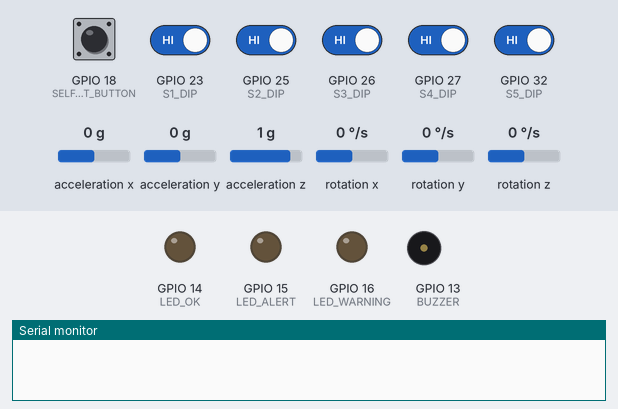
Recording of a sketch running on a simulated ESP32. Shown: output pins drawn as LEDs (lit = HIGH), buzzer (waves = sounding), the last lines printed to the serial monitor. The inputs (shaded band) are chosen by the test bench; at power-on: GPIO 18 (SELF_TEST_BUTTON), GPIO 23 (S1_DIP), GPIO 25 (S2_DIP), GPIO 26 (S3_DIP), GPIO 27 (S4_DIP), GPIO 32 (S5_DIP) HIGH, acceleration x 0 g, acceleration y 0 g, rotation x 0 °/s, acceleration z 1 g, rotation y 0 °/s, rotation z 0 °/s. WiFi joins after 1.5 s; servers stay silent unless stated; no MQTT or app messages arrive unless stated.

Above: at 0.1 s.
At 1.7 s:
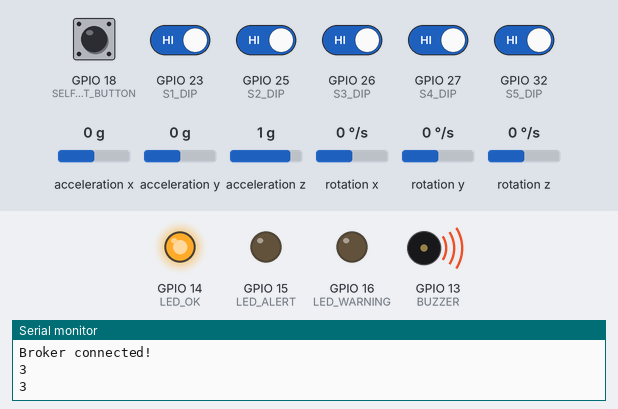
At 2.8 s:
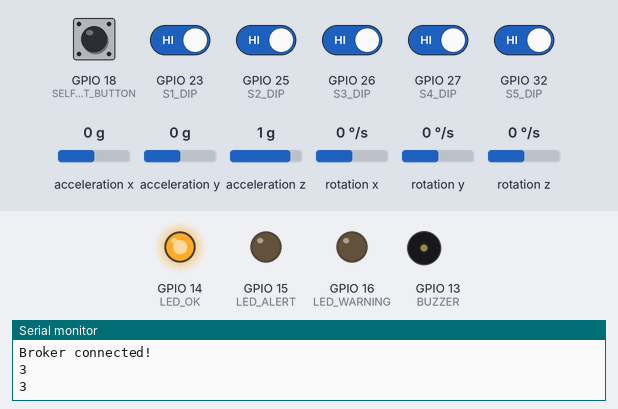
2.9 s: GPIO 25 (S2_DIP) driven LOW
4.8 s: acceleration x set to -1.4 g
8.5 s: GPIO 27 (S4_DIP) driven LOW
12.2 s: GPIO 26 (S3_DIP) driven LOW
15.9 s: acceleration y set to -1.4 g
19.6 s: rotation x set to 14 °/s
Timing chart, 0 to 22.6 s (numbered marks = the images above; inputs shaded):
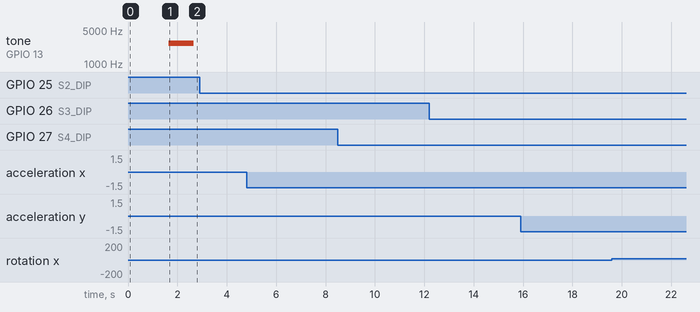

The sketch:

0_Main.ino
```cpp
#include "PubSubClient.h"
#include "EasyBuzzer.h"
#include "DHT.h"
#include "Wire.h"
#include "Adafruit_BMP085.h"
#include "I2Cdev.h"
#include "MPU6050.h"
#include "WiFi.h"
#include "AsyncTCP.h"
#include "ESPAsyncWebServer.h"
#include "AsyncElegantOTA.h"


#define BUZZER 13
#define LED_OK 14
#define LED_ALERT 15
#define LED_WARNING 16
#define HUMIDITY_SENSOR 17
#define SELF_TEST_BUTTON 18
#define S1_DIP 23
#define S2_DIP 25
#define S3_DIP 26
#define S4_DIP 27
#define S5_DIP 32


#define DHTTYPE DHT11

bool Initialize = false;

Adafruit_BMP085 bmp;

MPU6050 accelgyro(0x68);

unsigned long lastMillisWiFi = 0;
unsigned long lastMillisMQTT = 0;

unsigned long lastMillisBuzzer = 0;

unsigned long lastMillisBMP180Sensor = 0;

unsigned long lastMillisMPU6050Sensor = 0;

unsigned long lastMillisHumidity = 0;

unsigned long lastMillisSelfTestButton = 0;

unsigned long lastMillisOkLed = 0;
unsigned long lastMillisAlertLed = 0;
unsigned long lastMillisWarningLed = 0;
```

1_Variables.ino
```cpp
#define MPU6050_ACCEL_FS_2          0x00
#define MPU6050_ACCEL_FS_4          0x01
#define MPU6050_ACCEL_FS_8          0x02
#define MPU6050_ACCEL_FS_16         0x03

#define MPU6050_GYRO_FS_250         0x00
#define MPU6050_GYRO_FS_500         0x01
#define MPU6050_GYRO_FS_1000        0x02
#define MPU6050_GYRO_FS_2000        0x03

float DHT11_Temperature, DHT11_Humidity, DHT11_Heat_Index;
float BMP180_Temperature, BMP180_Pressure, BMP180_Altitude;

int16_t ax, ay, az;
int16_t gx, gy, gz;


//WiFi
const char *ssid = "";
const char *password = "";


// MQTT Broker
const char *mqtt_broker = "broker.emqx.io";
const char *mqtt_username = "emqx";
const char *mqtt_password = "public";
const int   mqtt_port = 1883;


byte willQoS = 0;
const char* willTopic = "JHogcfcSZjkAhnp/Main/SYS/Status";
const char* willMessage = "Disconnected";
boolean willRetain = false;

const char *MainTopicID = "JHogcfcSZjkAhnp";

const char *System_Info_Topic =   "JHogcfcSZjkAhnp/Main/SYS/Info";
const char *System_Status_Topic = "JHogcfcSZjkAhnp/Main/SYS/Status";
const char *System_Error_Topic =  "JHogcfcSZjkAhnp/Main/SYS/Error";

const char *Humidity_Sensor_Humidity_Topic =    "JHogcfcSZjkAhnp/Main/Sensors/Humidity/Humidity";
const char *Humidity_Sensor_Temperature_Topic = "JHogcfcSZjkAhnp/Main/Sensors/Humidity/Temperature";
const char *Humidity_Sensor_HeatIndex_Topic =   "JHogcfcSZjkAhnp/Main/Sensors/Humidity/HeatIndex";


const char *BMP180_Sensor_Temperature_Topic = "JHogcfcSZjkAhnp/Main/Sensors/BMP180/Temperature";
const char *BMP180_Sensor_Pressure_Topic =    "JHogcfcSZjkAhnp/Main/Sensors/BMP180/Pressure";
const char *BMP180_Sensor_Altitude_Topic =    "JHogcfcSZjkAhnp/Main/Sensors/BMP180/Altitude";

String MAC;
String IP;

bool MQTT_Connection_Error = false;


float Temperature_Offset = 0;
float Humidity_Offset = 0;
bool HighTemperature = false;

bool Alarm = false;

AsyncWebServer server(80);

WiFiClient espClient;

PubSubClient client(espClient);

DHT dht(HUMIDITY_SENSOR, DHTTYPE);

void initWiFi() {
  WiFi.mode(WIFI_STA);
  WiFi.begin(ssid, password);

  while (WiFi.status() != WL_CONNECTED) {
    delay(500);
    Serial.println("Connecting to WiFi...");
  }

  WiFi.setAutoReconnect(true);
  WiFi.persistent(true);

  MAC = WiFi.macAddress();
  IP = WiFi.localIP().toString();

  delay(100);
  Serial.println("Connected to the WiFi Network!");

  Serial.print("RSSI: ");
  Serial.println(WiFi.RSSI());
}

void initMQTT() {
  client.setServer(mqtt_broker, mqtt_port);

  client.setCallback(callback);

  while (!client.connected()) {
    String client_id = "ESP32-MMS-Client-";

    client_id += String(WiFi.macAddress());

    if (client.connect(client_id.c_str(), mqtt_username, mqtt_password, willTopic, willQoS, willRetain, willMessage)) {
      Serial.println("Broker connected!");

      MQTT_Connection_Error = false;

      Initialize = true;

      digitalWrite(LED_OK, HIGH);

      digitalWrite(LED_WARNING, LOW);

      tone(BUZZER, 2700, 1000);

      client.subscribe(System_Info_Topic);
      client.subscribe(System_Status_Topic);
      client.subscribe(System_Error_Topic);

      client.subscribe(BMP180_Sensor_Pressure_Topic);
      client.subscribe(BMP180_Sensor_Temperature_Topic);
      client.subscribe(BMP180_Sensor_Altitude_Topic);

      client.subscribe(Humidity_Sensor_Humidity_Topic);
      client.subscribe(Humidity_Sensor_Temperature_Topic);
      client.subscribe(Humidity_Sensor_HeatIndex_Topic);

    }

    else {
      Serial.print("Failed with state ");
      Serial.print(client.state());

      digitalWrite(LED_WARNING, HIGH);

      MQTT_Connection_Error = true;

      return;
    }
  }

  systemInfo();
  systemStatus();
}
```

2_Setup.ino
```cpp
void setup() {
  pinMode(BUZZER, OUTPUT);
  pinMode(LED_OK, OUTPUT);
  pinMode(LED_ALERT, OUTPUT);
  pinMode(LED_WARNING, OUTPUT);
  pinMode(HUMIDITY_SENSOR, INPUT);
  pinMode(SELF_TEST_BUTTON, INPUT_PULLUP);
  pinMode(S1_DIP, INPUT_PULLUP);
  pinMode(S2_DIP, INPUT_PULLUP);
  pinMode(S3_DIP, INPUT_PULLUP);
  pinMode(S4_DIP, INPUT_PULLUP);
  pinMode(S5_DIP, INPUT_PULLUP);

  if (!digitalRead(SELF_TEST_BUTTON) == HIGH) {
    digitalWrite(LED_OK, HIGH);
    digitalWrite(LED_ALERT, HIGH);
    digitalWrite(LED_WARNING, HIGH);
  }

  else if (!digitalRead(SELF_TEST_BUTTON) == LOW) {
    digitalWrite(LED_OK, LOW);
    digitalWrite(LED_ALERT, LOW);
    digitalWrite(LED_WARNING, LOW);
  }

  Serial.begin(9600);

  Wire.begin();

  EasyBuzzer.setPin(BUZZER);

  dht.begin();

  bmp.begin();

  initWiFi();
  initMQTT();

  server.on("/", HTTP_GET, [](AsyncWebServerRequest * request) {
    request->send(200, "text/plain", "ESP32 MMS");
  });

  AsyncElegantOTA.begin(&server);
  server.begin();

  accelgyro.initialize();

  accelgyro.CalibrateAccel(15);
  accelgyro.CalibrateGyro(15);

  accelgyro.setFullScaleAccelRange(MPU6050_ACCEL_FS_16);
  accelgyro.setFullScaleGyroRange(MPU6050_GYRO_FS_2000);

  Serial.println(accelgyro.getFullScaleAccelRange());
  Serial.println(accelgyro.getFullScaleGyroRange());

  accelgyro.PrintActiveOffsets();
}
```

3_Callback.ino
```cpp
void callback(char *topic, byte *payload, unsigned int length) {

  String message;
  for (int i = 0; i < length; i++) {
    message = message + (char) payload[i];
  }
}
```

4_Functions.ino
```cpp
void systemInfo() {
  String Device = "ESP32: " + WiFi.macAddress();
  client.publish(System_Info_Topic, Device.c_str());
}


void systemStatus() {
  String Status = "Connected";
  client.publish(System_Status_Topic, Status.c_str());
  client.publish(System_Error_Topic, "No Error");
}


void systemError(String _error) {
  client.publish(System_Error_Topic, _error.c_str());
  digitalWrite(LED_WARNING, HIGH);
}

void WifiStatus(){
  if (millis() - lastMillisWiFi >= 30000) {
    switch (WiFi.status()) {
      case WL_NO_SSID_AVAIL:
        Serial.println("Configured SSID cannot be reached");
        digitalWrite(LED_WARNING, HIGH);
        break;
      case WL_CONNECT_FAILED:
        Serial.println("Connection failed");
        digitalWrite(LED_WARNING, HIGH);
        break;
    }
    lastMillisWiFi = millis();
  }
}

void MQTTStatus(){
    if (millis() - lastMillisMQTT >= 30000) {
    switch (client.connected()) {
      case 0:
        initMQTT();
        break;
    }
    lastMillisMQTT = millis();
  }
}


void dhtValue() {
  if (millis() - lastMillisHumidity >= 5000) {
    lastMillisHumidity = millis();

    if (!digitalRead(S1_DIP) == 1) {

      float h = dht.readHumidity();

      float t = dht.readTemperature() - Temperature_Offset;

      if (isnan(h) || isnan(t)) {
        systemError("DHT11 Error");
        digitalWrite(LED_ALERT, HIGH);
        return;
      }

      float hic = dht.computeHeatIndex(t, h, false);

      DHT11_Temperature = t;
      DHT11_Humidity = h;
      DHT11_Heat_Index = hic;

      client.publish(Humidity_Sensor_Humidity_Topic, String(h).c_str());
      client.publish(Humidity_Sensor_Temperature_Topic, String(t).c_str());
      client.publish(Humidity_Sensor_HeatIndex_Topic, String(hic).c_str());
    }
  }
}


void BMP180Vaue() {

  if (millis() - lastMillisBMP180Sensor >= 1000) {
    lastMillisBMP180Sensor = millis();

    if (!digitalRead(S1_DIP) == 1) {

      float T = bmp.readTemperature();

      float P = bmp.readPressure();

      float A = bmp.readAltitude(101500);

      BMP180_Temperature = T;
      BMP180_Pressure = P;
      BMP180_Altitude = A;

      client.publish(BMP180_Sensor_Temperature_Topic, String(T).c_str());
      client.publish(BMP180_Sensor_Pressure_Topic, String(P).c_str());
      client.publish(BMP180_Sensor_Altitude_Topic, String(A).c_str());
    }
  }
}


void MPU6050Values() {

  if (millis() - lastMillisMPU6050Sensor >= 10) {
    lastMillisMPU6050Sensor = millis();

    if (!digitalRead(S2_DIP) == 1) {

      accelgyro.getMotion6(&ax, &ay, &az, &gx, &gy, &gz);

      char Data[100];
      snprintf(Data, 100, "%d,%d,%d,%d,%d,%d", ax, ay, az, gx, gy, gz);

      Serial.println(Data);
    }

    if (!digitalRead(S3_DIP) == 1) {

      accelgyro.getMotion6(&ax, &ay, &az, &gx, &gy, &gz);

      Serial.println(ax);
    }

    if (!digitalRead(S4_DIP) == 1) {

      accelgyro.getMotion6(&ax, &ay, &az, &gx, &gy, &gz);

      Serial.println(ay);
    }

    if (!digitalRead(S5_DIP) == 1) {

      accelgyro.getMotion6(&ax, &ay, &az, &gx, &gy, &gz);

      Serial.println(az);
    }
  }
}
```

5_Loop.ino
```cpp
void loop() {

  WifiStatus();
  MQTTStatus();

  client.loop();

  EasyBuzzer.update();

  dhtValue();
  BMP180Vaue();

  MPU6050Values();
}
```
